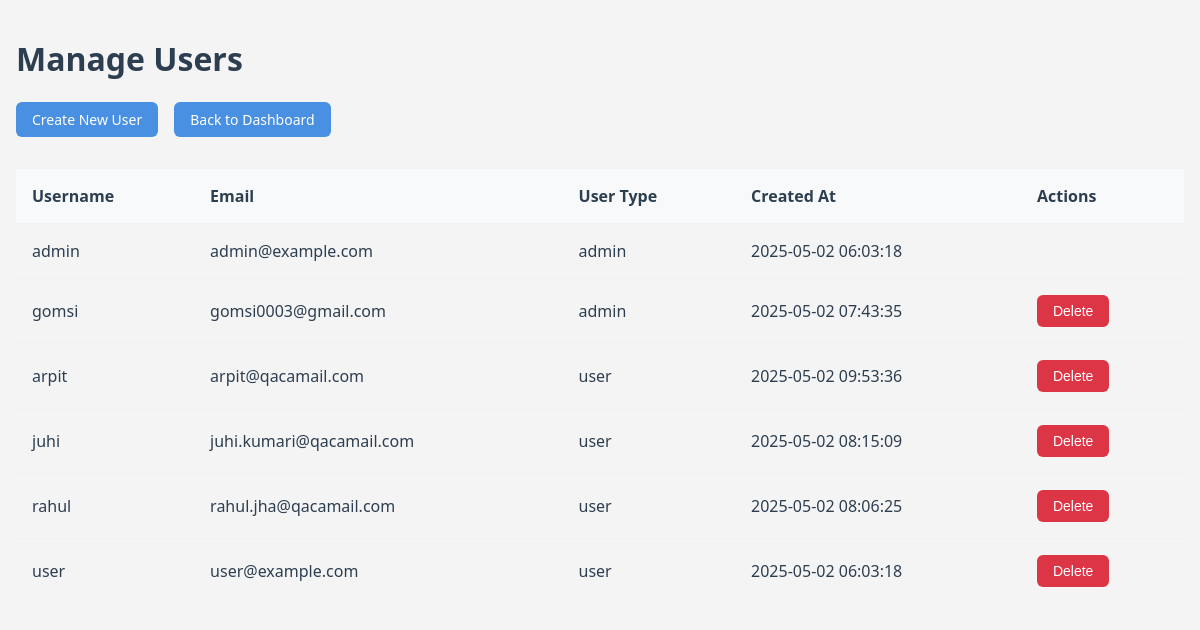
The page /manage_users.php (signed in) on the database its author committed.
### tables this page shows
CREATE TABLE `users` (
  `id` int(11) NOT NULL,
  `username` varchar(50) NOT NULL,
  `password` varchar(255) NOT NULL,
  `user_type` enum('admin','user') NOT NULL,
  `email` varchar(100) NOT NULL,
  `created_at` timestamp NOT NULL DEFAULT current_timestamp()
);

### manage_users.php (the view, shortened to what this page needs)
<?php
require_once 'config.php';
$stmt = $pdo->query("SELECT * FROM users ORDER BY user_type, username");
$users = $stmt->fetchAll();
?>
<!DOCTYPE html>
<html lang="en">
<head>
    <link rel="stylesheet" href="style.css">
</head>
<body class="dashboard">
    <div class="dashboard-container">
        <header>
            <h1>Manage Users</h1>
            <div class="header-buttons">
                <a href="create_user.php" class="btn">Create New User</a>
                <a href="admin_dashboard.php" class="btn">Back to Dashboard</a>
            </div>
        </header>
        <div class="users-list">
            <table>
                <thead>
                    <tr>
                        <th>Username</th>
                        <th>Email</th>
                        <th>User Type</th>
                        <th>Created At</th>
                        <th>Actions</th>
                    </tr>
                </thead>
                <tbody>
                    <?php foreach ($users as $user): ?>
                    <tr>
                        <td><?php echo htmlspecialchars($user['username']); ?></td>
                        <td><?php echo htmlspecialchars($user['email']); ?></td>
                        <td><?php echo $user['user_type']; ?></td>
                        <td><?php echo $user['created_at']; ?></td>
                        <td>
                            <?php if ($user['id'] != $_SESSION['user_id']): ?>
                            <form method="POST" action="" style="display: inline;">
                                <button type="submit" class="delete-btn" onclick="return confirm('Are you sure you want to delete this user?')">Delete</button>
                            </form>
                            <?php endif; ?>
                        </td>
                    </tr>
                    <?php endforeach; ?>
                </tbody>
            </table>
        </div>
    </div>
</body>
</html>

### style.css (style rules this page uses)
:root { --primary: #4a90e2; --primary-dark: #357abd; --danger: #e74c3c; --danger-dark: #c0392b; --success: #2ecc71; --success-dark: #27ae60; --background: #f8f9fa; --text: #2c3e50; --text-light: #7f8c8d; --border: #e1e8ed; }
body { font-family: 'Segoe UI', Arial, sans-serif; color: var(--text); background-color: var(--background); }
.dashboard-container { max-width: 1400px; padding: 1rem; margin: 0 auto; }
.btn { background-color: var(--primary); padding: 0.75rem 1.5rem; border-radius: 6px; font-weight: 500; transition: all 0.3s ease; }
.btn { background-color: #4a90e2; color: white; padding: 0.5rem 1rem; border-radius: 6px; font-size: 0.875rem; text-decoration: none; transition: all 0.3s ease; }
.delete-btn { background-color: #dc3545; color: white; padding: 0.5rem 1rem; border-radius: 6px; border: none; cursor: pointer; font-size: 0.875rem; transition: all 0.3s ease; }
.users-list { margin-top: 2rem; }
:root { --qa-red: #e31837; --qa-dark: #1a1a1a; --qa-gray: #f4f4f4; }
.dashboard { min-height: 100vh; background-color: var(--qa-gray); padding: 0; margin: 0; }
table { width: 100%; border-collapse: separate; border-spacing: 0; }
th { background: #f8f9fa; padding: 1rem; text-align: left; font-weight: 600; color: #2c3e50; }
td { padding: 1rem; border-top: 1px solid #edf2f7; }
.header-buttons { display: flex; gap: 1rem; }

### rows shown on the page
users: username "admin", email "admin@example.com", user_type "admin", created_at "2025-05-02 06:03:18"
users: username "gomsi", email "gomsi0003@gmail.com", user_type "admin", created_at "2025-05-02 07:43:35"
users: username "arpit", email "arpit@qacamail.com", user_type "user", created_at "2025-05-02 09:53:36"
users: username "juhi", email "juhi.kumari@qacamail.com", user_type "user", created_at "2025-05-02 08:15:09"
users: username "rahul", email "rahul.jha@qacamail.com", user_type "user", created_at "2025-05-02 08:06:25"
users: username "user", email "user@example.com", user_type "user", created_at "2025-05-02 06:03:18"
